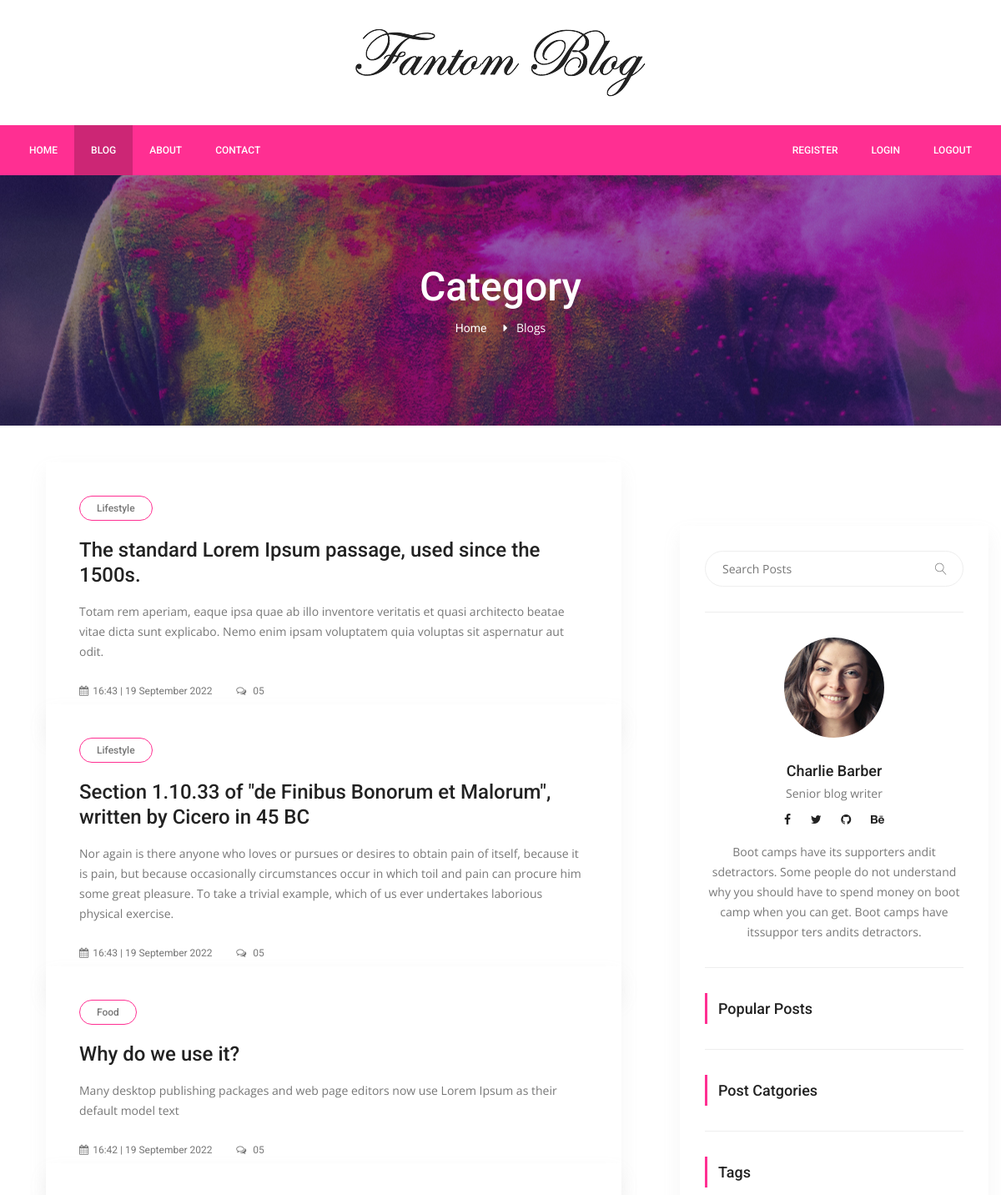
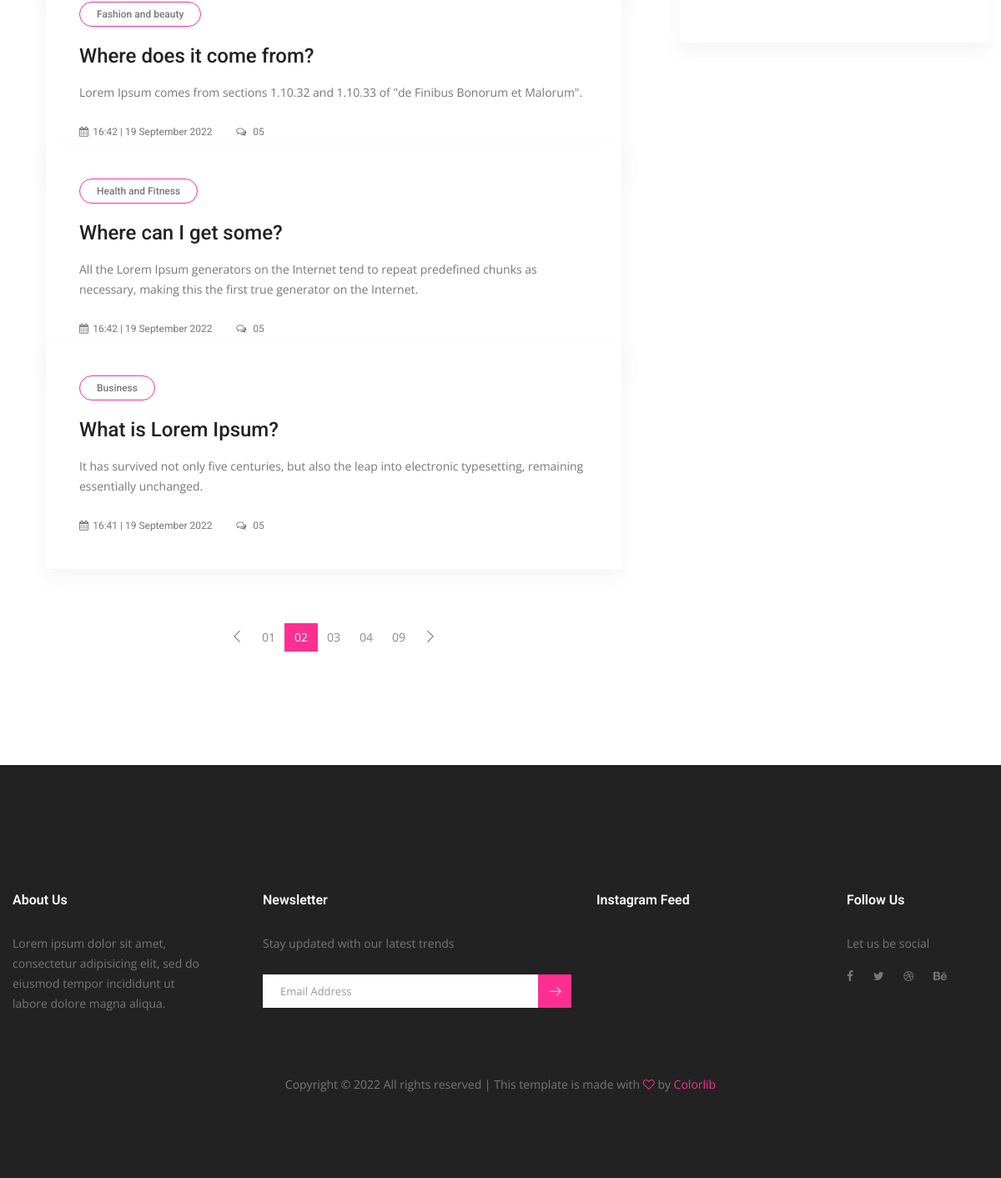
Page /blog on the committed database (2 pictures, top to bottom).
### server.py (models this page shows)
class Post(db.Model):
    id = db.Column(db.Integer, primary_key=True)
    title = db.Column(db.String(500), unique=True, nullable=False)
    subtitle = db.Column(db.String(500), nullable=False)
    description = db.Column(db.Text, nullable=False)
    image_url = db.Column(db.String(500), nullable=False)
    category = db.Column(db.String(250), nullable=False)
    tags = db.Column(db.String(500), nullable=False)
    total_view = db.Column(db.Integer, nullable=False)
    created_date = db.Column(db.String(250), nullable=False)
    updated_date = db.Column(db.String(250), nullable=False)

### server.py (the view, shortened to what this page needs)
@app.route("/blog")
def blog():
    posts = Post.query.order_by(desc(Post.updated_date)).all()
    search = request.args.get("search")
    if search != None:
        search_posts = Post.query.filter(Post.title.contains(search)).all()
        return render_template("blog/search.html", path=request.path, posts=search_posts, sidebar=sidebar)
    category = request.args.get("category")
    if category != None:
        category_posts = Post.query.filter_by(category=category).all()
        return render_template("blog/search.html", path=request.path, posts=category_posts, sidebar=sidebar)
    query_tag = request.args.get("tag")
    return render_template("blog/blogs.html", path=request.path, posts=posts, sidebar=sidebar)

### templates/blog/blogs.html (shortened to what this page needs)
{% extends "blog/layouts/base.html" %} {% block content %}
<section class="banner_area">
  <div class="banner_inner d-flex align-items-center">
    <div
      class="overlay bg-parallax"
      data-stellar-ratio="0.9"
      data-stellar-vertical-offset="0"
      data-background=""
    ></div>
    <div class="container">
      <div class="banner_content text-center">
        <h2>Category</h2>
        <div class="page_link">
          <a href="{{ url_for('home') }}">Home</a>
          <span style="color: white">Blogs</span>
        </div>
      </div>
    </div>
  </div>
</section>
<section class="blog_area p_120">
  <div class="container">
    <div class="row">
      <div class="col-lg-8">
        <div class="blog_left_sidebar">
          {% for post in posts %}
          <article class="blog_style1">
            <div class="blog_img">
            </div>
            <div class="blog_text">
              <div class="blog_text_inner">
                <a class="cat" href="#">{{ post.category }}</a>
                <a href="{{ url_for('post_detail', post_id=post.id) }}"
                  ><h4>{{ post.title }}</h4></a
                >
                <p>{{ post.subtitle }}</p>
                <div class="date">
                  <a href="#"
                    ><i class="fa fa-calendar" aria-hidden="true"></i>{{
                    post.updated_date }}</a
                  >
                  <a href="#"
                    ><i class="fa fa-comments-o" aria-hidden="true"></i> 05</a
                  >
                </div>
              </div>
            </div>
          </article>
          {% endfor %}
          <nav class="blog-pagination justify-content-center d-flex">
            <ul class="pagination">
              <li class="page-item">
                <a href="#" class="page-link" aria-label="Previous">
                  <span aria-hidden="true">
                    <span class="lnr lnr-chevron-left"></span>
                  </span>
                </a>
              </li>
              <li class="page-item"><a href="#" class="page-link">01</a></li>
              <li class="page-item active">
                <a href="#" class="page-link">02</a>
              </li>
              <li class="page-item"><a href="#" class="page-link">03</a></li>
              <li class="page-item"><a href="#" class="page-link">04</a></li>
              <li class="page-item"><a href="#" class="page-link">09</a></li>
              <li class="page-item">
                <a href="#" class="page-link" aria-label="Next">
                  <span aria-hidden="true">
                    <span class="lnr lnr-chevron-right"></span>
                  </span>
                </a>
              </li>
            </ul>
          </nav>
        </div>
      </div>
      <div class="col-lg-4">{% include 'blog/include/sidebar.html' %}</div>
    </div>
  </div>
</section>
{% endblock %}

### templates/blog/layouts/base.html (shortened to what this page needs)
<!DOCTYPE html>
<html lang="en">
  <head>
    <link
      rel="stylesheet"
      href="{{ url_for('static', filename='css/bootstrap.css') }}"
    />
    <link
      rel="stylesheet"
      href="{{ url_for('static', filename='vendors/linericon/style.css') }}"
    />
    <link
      rel="stylesheet"
      href="{{ url_for('static', filename='css/font-awesome.min.css') }}"
    />
    <link
      rel="stylesheet"
      href="{{ url_for('static', filename='vendors/owl-carousel/owl.carousel.min.css') }}"
    />
    <link
      rel="stylesheet"
      href="{{ url_for('static', filename='vendors/lightbox/simpleLightbox.css') }}"
    />
    <link
      rel="stylesheet"
      href="{{ url_for('static', filename='vendors/nice-select/css/nice-select.css') }}"
    />
    <link
      rel="stylesheet"
      href="{{ url_for('static', filename='vendors/animate-css/animate.css') }}"
    />
    <link
      rel="stylesheet"
      href="{{ url_for('static', filename='vendors/jquery-ui/jquery-ui.css') }}"
    />
    <link
      rel="stylesheet"
      href="{{ url_for('static', filename='css/style.css') }}"
    />
    <link
      rel="stylesheet"
      href="{{ url_for('static', filename='css/responsive.css') }}"
    />
  </head>
  <body>
    {% include 'blog/include/header.html' %}
    {% block content %} {% endblock %}
    {% include 'blog/include/footer.html' %}
  </body>
</html>

### templates/blog/include/header.html (shortened to what this page needs)
<header class="header_area">
      <div class="logo_part">
        <div class="container">
          <a class="logo" href="#"><img src="{{ url_for('static', filename='img/logo.png') }}" alt="" /></a>
        </div>
      </div>
      <div class="main_menu">
        <nav class="navbar navbar-expand-lg navbar-light">
          <div class="container">
            <div
              class="collapse navbar-collapse offset"
              id="navbarSupportedContent"
            >
              <ul class="nav navbar-nav menu_nav">
                <li
                {% if '/' == path %}
                    class="nav-item active"
                {% else %}
                    class="nav-item"
                {% endif %}
                 >
                  <a class="nav-link" href="{{ url_for('home') }}">Home</a>
                </li>
                <li
                  {% if '/blog' == path %}
                    class="nav-item active"
                  {% else %}
                    class="nav-item"
                  {% endif %}
                >
                  <a class="nav-link" href="{{ url_for('blog') }}">Blog</a>
                </li>
                <li
                {% if '/about' == path %}
                    class="nav-item active"
                {% else %}
                    class="nav-item"
                {% endif %}
                >
                  <a class="nav-link" href="{{ url_for('about') }}"
                    >About</a>
                </li>
                <li
                {% if '/contact' == path %}
                    class="nav-item active"
                {% else %}
                    class="nav-item"
                {% endif %}
                >
                  <a class="nav-link" href="{{ url_for('contact') }}"
                    >Contact</a>
                </li>
              </ul>
              <ul class="nav navbar-nav navbar-right ml-auto">
                <li
                {% if '/register' == path %}
                    class="nav-item active"
                {% else %}
                    class="nav-item"
                {% endif %}
                >
                  <a class="nav-link" href="{{ url_for('register') }}"
                    >Register</a>
                </li>
                <li
                {% if '/login' == path %}
                    class="nav-item active"
                {% else %}
                    class="nav-item"
                {% endif %}
                >
                  <a class="nav-link" href="{{ url_for('login') }}"
                    >Login</a>
                </li>
                <li class="nav-item" >
                  <a class="nav-link" href="{{ url_for('logout') }}"
                    >Logout</a>
                </li>
              </ul>
            </div>
          </div>
        </nav>
      </div>
    </header>

### templates/blog/include/sidebar.html (shortened to what this page needs)
<div class="blog_right_sidebar">
  <aside class="single_sidebar_widget search_widget">
    <form>
      <div class="input-group">
        <input
          type="search"
          name="search"
          class="form-control"
          placeholder="Search Posts"
        />
        <span class="input-group-btn">
          <button class="btn btn-default" type="button">
            <i class="lnr lnr-magnifier"></i>
          </button>
        </span>
      </div>
    </form>
    <div class="br"></div>
  </aside>
  <aside class="single_sidebar_widget author_widget">
    <img
      class="author_img rounded-circle"
      src="{{ url_for('static', filename='img/blog/author.png') }}"
      alt=""
    />
    <h4>Charlie Barber</h4>
    <p>Senior blog writer</p>
    <div class="social_icon">
      <a href="#"><i class="fa fa-facebook"></i></a>
      <a href="#"><i class="fa fa-twitter"></i></a>
      <a href="#"><i class="fa fa-github"></i></a>
      <a href="#"><i class="fa fa-behance"></i></a>
    </div>
    <p>
      Boot camps have its supporters andit sdetractors. Some people do not
      understand why you should have to spend money on boot camp when you can
      get. Boot camps have itssuppor ters andits detractors.
    </p>
    <div class="br"></div>
  </aside>
  <aside class="single_sidebar_widget popular_post_widget">
    <h3 class="widget_title">Popular Posts</h3>
    <div class="br"></div>
  </aside>
  <aside class="single_sidebar_widget post_category_widget">
    <h4 class="widget_title">Post Catgories</h4>
    <div class="br"></div>
  </aside>
  <aside class="single-sidebar-widget tag_cloud_widget">
    <h4 class="widget_title">Tags</h4>
  </aside>
</div>

### templates/blog/include/footer.html (shortened to what this page needs)
<footer class="footer-area">
  <div class="container">
    <div class="row">
      <div class="col-lg-3 col-md-6 col-sm-6">
        <div class="single-footer-widget">
          <h6 class="footer_title">About Us</h6>
          <p>
            Lorem ipsum dolor sit amet, consectetur adipisicing elit, sed do
            eiusmod tempor incididunt ut labore dolore magna aliqua.
          </p>
        </div>
      </div>
      <div class="col-lg-4 col-md-6 col-sm-6">
        <div class="single-footer-widget">
          <h6 class="footer_title">Newsletter</h6>
          <p>Stay updated with our latest trends</p>
          <div id="mc_embed_signup">
            <form
              target="_blank"
              action="https://spondonit.us12.list-manage.com/subscribe/post?u=1462626880ade1ac87bd9c93a&amp;id=92a4423d01"
              method="get"
              class="subscribe_form relative"
            >
              <div class="input-group d-flex flex-row">
                <input
                  name="EMAIL"
                  placeholder="Email Address"
                  onfocus="this.placeholder = ''"
                  onblur="this.placeholder = 'Email Address '"
                  required=""
                  type="email"
                />
                <button class="btn sub-btn">
                  <span class="lnr lnr-arrow-right"></span>
                </button>
              </div>
            </form>
          </div>
        </div>
      </div>
      <div class="col-lg-3 col-md-6 col-sm-6">
        <div class="single-footer-widget instafeed">
          <h6 class="footer_title">Instagram Feed</h6>
          <ul class="list instafeed d-flex flex-wrap">
          </ul>
        </div>
      </div>
      <div class="col-lg-2 col-md-6 col-sm-6">
        <div class="single-footer-widget f_social_wd">
          <h6 class="footer_title">Follow Us</h6>
          <p>Let us be social</p>
          <div class="f_social">
            <a href="#"><i class="fa fa-facebook"></i></a>
            <a href="#"><i class="fa fa-twitter"></i></a>
            <a href="#"><i class="fa fa-dribbble"></i></a>
            <a href="#"><i class="fa fa-behance"></i></a>
          </div>
        </div>
      </div>
    </div>
    <div
      class="row footer-bottom d-flex justify-content-between align-items-center"
    >
      <p class="col-lg-12 footer-text text-center">
        Copyright &copy;
        All rights reserved | This template is made with
        <i class="fa fa-heart-o" aria-hidden="true"></i> by
        <a href="https://colorlib.com" target="_blank">Colorlib</a>
      </p>
    </div>
  </div>
</footer>

### rows in the picture
Post: category "Lifestyle", title "The standard Lorem Ipsum passage, used since the 1500s.", subtitle "Totam rem aperiam, eaque ipsa quae ab illo inventore veritatis et quasi architecto beatae vitae dicta sunt explicabo. Nemo enim ipsam voluptatem quia voluptas sit aspernatur aut odit.", updated_date "16:43 | 19 September 2022"
Post: category "Lifestyle", title "Section 1.10.33 of \"de Finibus Bonorum et Malorum\", written by Cicero in 45 BC", subtitle "Nor again is there anyone who loves or pursues or desires to obtain pain of itself, because it is pain, but because occasionally circumstances occur in which toil and pain can procure him some great pleasure. To take a trivial example, which of us ever undertakes laborious physical exercise.", updated_date "16:43 | 19 September 2022"
Post: category "Food", title "Why do we use it?", subtitle "Many desktop publishing packages and web page editors now use Lorem Ipsum as their default model text", updated_date "16:42 | 19 September 2022"
Post: category "Fashion and beauty", title "Where does it come from?", subtitle "Lorem Ipsum comes from sections 1.10.32 and 1.10.33 of \"de Finibus Bonorum et Malorum\".", updated_date "16:42 | 19 September 2022"
Post: category "Health and Fitness", title "Where can I get some?", subtitle "All the Lorem Ipsum generators on the Internet tend to repeat predefined chunks as necessary, making this the first true generator on the Internet.", updated_date "16:42 | 19 September 2022"
Post: category "Business", title "What is Lorem Ipsum?", subtitle "It has survived not only five centuries, but also the leap into electronic typesetting, remaining essentially unchanged.", updated_date "16:41 | 19 September 2022"
